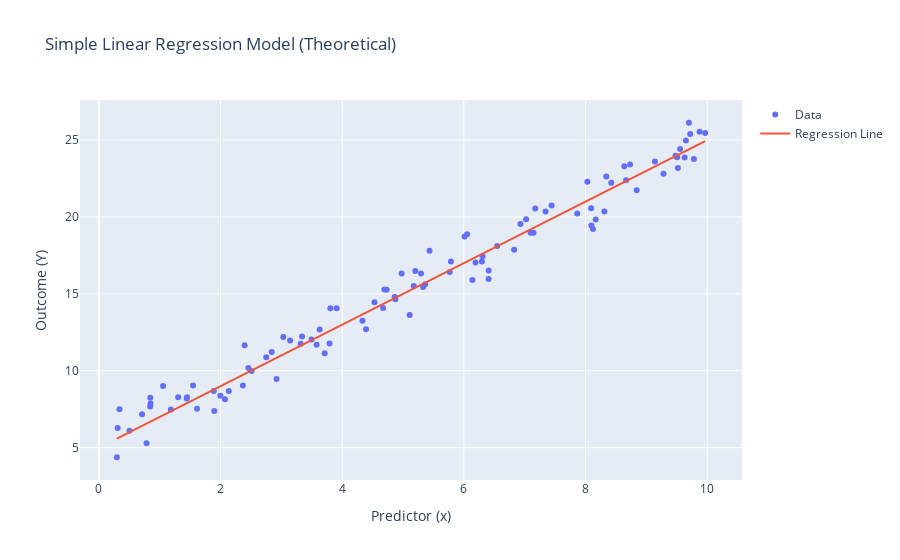

Notebook source saved alongside this figure:
### Markdown cell above
In a Simple Linear Regression model, we aim to describe the relationship between a predictor variable \( x \) and an outcome variable \( Y \) using a linear equation. This model assumes that the outcome \( Y \) depends linearly on \( x \) with some added random noise. The model equation is:

\[
Y = beta_0 + beta_1 x + epsilon
\]

where:
- **\( beta_0 \)** is the intercept, representing the value of \( Y \) when \( x = 0 \).
- **\( beta_1 \)** is the slope, showing the change in \( Y \) for a one-unit increase in \( x \).
- **\( epsilon \)** is the error term, representing the randomness or noise in \( Y \). It's typically assumed to follow a normal distribution with mean 0 and some standard deviation \( sigma \)
xc 
This model implies that for each value of \( x \), the outcome \( Y \) is a random variable that follows a normal distribution centered around \( beta_0 + beta_1 x \) with standard deviation \( sigma \). In other words, \( Y \) values are distributed around a "true" line defined by \( beta_0 + beta_1 x \), with some spread due to the error term.

### Code cell
import numpy as np
from scipy.stats import norm, uniform
import plotly.graph_objects as go

# Define parameters for the regression model
n = 100  # Sample size
beta0 = 5  # Intercept
beta1 = 2  # Slope
sigma = 1  # Standard deviation of the error term

# Generate predictor variable x from a uniform distribution
x = uniform.rvs(loc=0, scale=10, size=n)

# Generate error terms from a normal distribution
errors = norm.rvs(loc=0, scale=sigma, size=n)

# Generate outcome variable Y according to the theoretical model
Y = beta0 + beta1 * x + errors

# Visualize the results using Plotly
fig = go.Figure()

# Scatter plot of the generated data points
fig.add_trace(go.Scatter(x=x, y=Y, mode='markers', name='Data'))

# Add the theoretical regression line (without noise)
fig.add_trace(go.Scatter(x=x, y=beta0 + beta1 * x, mode='lines', name='Regression Line'))

fig.update_layout(title="Simple Linear Regression Model (Theoretical)",
                  xaxis_title="Predictor (x)",
                  yaxis_title="Outcome (Y)")
fig.show()

### Figure 1 — Plotly figure (JSON) as saved in the notebook; plotly's stock layout.template omitted (floating-point values rounded to 4 significant figures)
{"data": [{"mode": "markers", "name": "Data", "type": "scatter", "x": [9.629, 2.751, 8.122, 2.367, 8.732, 0.8499, 9.141, 5.435, 8.031, 1.303, 6.307, 1.888, 6.93, 0.3381, 4.333, 9.518, 6.826, 2.84, 6.191, 4.977, 8.093, 5.787, 7.145, 9.78, 8.423, 0.8423, 3.711, 9.555, 4.729, 2.509, 9.966, 7.024, 3.144, 3.34, 8.309, 9.281, 4.672, 7.864, 0.3087, 1.897, 3.909, 3.032, 9.699, 3.316, 6.406, 3.579, 9.874, 2.072, 7.173, 1.183, 2.136, 2.457, 9.65, 2.396, 5.767, 3.792, 0.7096, 5.295, 8.667, 5.109, 4.873, 0.8455, 1.613, 8.636, 1.547, 4.391, 9.48, 1.996, 6.297, 0.7836, 4.692, 7.441, 8.841, 7.343, 1.443, 6.407, 3.805, 0.2951, 4.53, 5.329, 2.921, 1.055, 3.495, 6.053, 3.629, 9.506, 5.364, 8.097, 1.448, 6.011, 0.5031, 6.548, 8.167, 5.202, 5.176, 6.14, 9.72, 7.097, 8.341, 4.862], "y": [23.88, 10.88, 19.22, 9.043, 23.42, 7.863, 23.61, 17.8, 22.3, 8.275, 17.45, 8.682, 19.54, 7.499, 13.25, 23.19, 17.87, 11.22, 17.04, 16.32, 20.57, 17.11, 18.98, 23.77, 22.24, 7.676, 11.14, 24.43, 15.27, 9.992, 25.47, 19.85, 11.97, 12.23, 20.37, 22.82, 14.09, 20.23, 6.28, 7.383, 14.07, 12.2, 26.13, 11.77, 15.96, 11.7, 25.54, 8.147, 20.55, 7.475, 8.678, 10.17, 24.97, 11.67, 16.42, 11.77, 7.173, 16.32, 22.39, 13.63, 14.65, 8.241, 7.524, 23.3, 9.043, 12.71, 23.99, 8.37, 17.11, 5.285, 15.28, 20.75, 21.74, 20.37, 8.194, 16.53, 14.07, 4.375, 14.46, 15.45, 9.466, 9.005, 12.04, 18.88, 12.69, 23.89, 15.63, 19.46, 8.271, 18.74, 6.096, 18.11, 19.83, 16.48, 15.51, 15.91, 25.4, 18.98, 22.64, 14.79]}, {"mode": "lines", "name": "Regression Line", "type": "scatter", "x": [9.629, 2.751, 8.122, 2.367, 8.732, 0.8499, 9.141, 5.435, 8.031, 1.303, 6.307, 1.888, 6.93, 0.3381, 4.333, 9.518, 6.826, 2.84, 6.191, 4.977, 8.093, 5.787, 7.145, 9.78, 8.423, 0.8423, 3.711, 9.555, 4.729, 2.509, 9.966, 7.024, 3.144, 3.34, 8.309, 9.281, 4.672, 7.864, 0.3087, 1.897, 3.909, 3.032, 9.699, 3.316, 6.406, 3.579, 9.874, 2.072, 7.173, 1.183, 2.136, 2.457, 9.65, 2.396, 5.767, 3.792, 0.7096, 5.295, 8.667, 5.109, 4.873, 0.8455, 1.613, 8.636, 1.547, 4.391, 9.48, 1.996, 6.297, 0.7836, 4.692, 7.441, 8.841, 7.343, 1.443, 6.407, 3.805, 0.2951, 4.53, 5.329, 2.921, 1.055, 3.495, 6.053, 3.629, 9.506, 5.364, 8.097, 1.448, 6.011, 0.5031, 6.548, 8.167, 5.202, 5.176, 6.14, 9.72, 7.097, 8.341, 4.862], "y": [24.26, 10.5, 21.24, 9.734, 22.46, 6.7, 23.28, 15.87, 21.06, 7.606, 17.61, 8.777, 18.86, 5.676, 13.67, 24.04, 18.65, 10.68, 17.38, 14.95, 21.19, 16.57, 19.29, 24.56, 21.85, 6.685, 12.42, 24.11, 14.46, 10.02, 24.93, 19.05, 11.29, 11.68, 21.62, 23.56, 14.34, 20.73, 5.617, 8.793, 12.82, 11.06, 24.4, 11.63, 17.81, 12.16, 24.75, 9.144, 19.35, 7.367, 9.271, 9.915, 24.3, 9.791, 16.53, 12.58, 6.419, 15.59, 22.33, 15.22, 14.75, 6.691, 8.226, 22.27, 8.095, 13.78, 23.96, 8.992, 17.59, 6.567, 14.38, 19.88, 22.68, 19.69, 7.886, 17.81, 12.61, 5.59, 14.06, 15.66, 10.84, 7.11, 11.99, 17.11, 12.26, 24.01, 15.73, 21.19, 7.897, 17.02, 6.006, 18.1, 21.33, 15.4, 15.35, 17.28, 24.44, 19.19, 21.68, 14.72]}], "layout": {"title": {"text": "Simple Linear Regression Model (Theoretical)"}, "xaxis": {"title": {"text": "Predictor (x)"}}, "yaxis": {"title": {"text": "Outcome (Y)"}}}}
